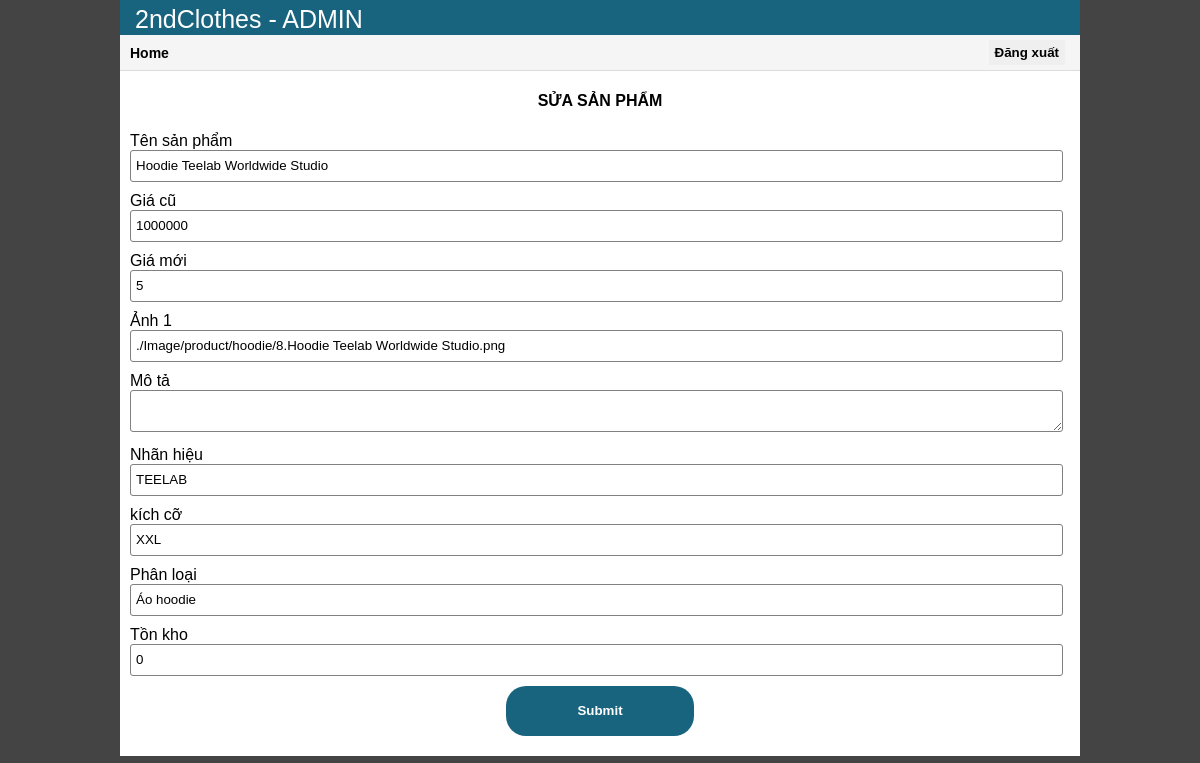
The page /admin/function/editProduct.php?productID=8 on the database its author committed.
### tables this page shows
CREATE TABLE `product` (
  `productID` int(11) NOT NULL,
  `productname` varchar(50) NOT NULL,
  `category` varchar(50) NOT NULL,
  `price` int(11) DEFAULT NULL,
  `discount` float DEFAULT NULL,
  `size` varchar(10) DEFAULT NULL,
  `instock` int(11) DEFAULT NULL,
  `description` mediumtext DEFAULT NULL,
  `image` varchar(200) DEFAULT NULL,
  `brand` varchar(50) NOT NULL
);

### admin/function/functions.php (called while the page is built, shortened)
<?php
    require_once '../connectdb.php';
?>
<?php
    function getDetailProduct($id){
        $sql = "SELECT * FROM product WHERE productID = $id";
        global $conn;
        $kq = $conn->query($sql);
        if ($kq==null) return false;
        else return $kq->fetch();
    }

### admin/function/editProduct.php (the view, shortened to what this page needs)
<?php
    require_once 'functions.php';
    $id = $_GET['productID'];
    settype($id, "int");
    $product = getDetailProduct($id);
?>
<!DOCTYPE html>
<html lang="en">
<head>
    <link rel="stylesheet" href="../css/style.css">
    <link href="../css/add_update.css" rel= "stylesheet" >
</head>
<body>
    <div class="container">
        <header>2ndClothes - ADMIN</header>
        <div class="menu">
            <a href="../index.php" class="home">Home</a>
            <form method="post" action="../login/logout.php">
                <input type="submit" name="logout" value="Đăng xuất">
            </form>
        </div>
        <div class="formContainer">
            <h4 class="formHeader">SỬA SẢN PHẨM</h4>
            <form action="" method="post">
                <div class="form-group">
                <label>Tên sản phẩm</label> <input name="productname" type="text" value="<?=$product['productname']?>" class="form-control"/>
                </div>
                <div class="form-group">
                <label>Giá cũ</label> <input name="price" type="number" value="<?=$product['price']?>" class="form-control"/>
                </div>
                <div class="form-group">
                <label>Giá mới</label> <input name="discount" type="number" value="<?=$product['discount']?>" class="form-control"/>
                </div>
                <div class="form-group">
                <label>Ảnh 1</label> <input name="img" type="text" value="<?=$product['image']?>" class="form-control"/>
                </div>
                <div class="form-group">
                <label>Mô tả</label> <textarea class="form-control" name="description" value="<?=$product['description']?>" ></textarea>
                </div>
                <div class="form-group">
                <label>Nhãn hiệu</label> <input name="brand" type="text" value="<?=$product['brand']?>" class="form-control"/>
                </div>
                <div class="form-group">
                <label>kích cỡ</label> <input name="size" type="text" value="<?=$product['size']?>" class="form-control"/>
                </div>
                <div class="form-group">
                <label>Phân loại</label> <input name="phanloai" type="text" value="<?=$product['category']?>" class="form-control"/>
                </div>
                <div class="form-group">
                <label>Tồn kho</label> <input name="stock" type="text" value="<?=$product['instock']?>" class="form-control"/>
                </div>
                <div class="form-group">
                <input name="btn" type="submit" value="Submit" class="submit-button"/>
                </div>
            </form>
        </div>
    </div>
    </body>
</html>

### admin/css/style.css (style rules this page uses)
body { background-color: #444; margin: 0; font-family: Arial, Helvetica, sans-serif; }
* { text-decoration: none; }
.container { background-color: white; width: 80%; margin-left: 10%; height: 100%; }
header { max-width: 100%; height: 25px; padding: 5px 5px; background-color: #18647f; color: white; font-size: 25px; text-indent: 10px; }
.menu { max-width: 100%; height: 25px; padding: 5px 5px; font-size: 14px; background-color: #f5f5f5; border-bottom: 1px solid #ddd; }
.home { margin-left: 0px; display: inline-block; padding: 5px; color: black; font-weight: bold; }
.menu form { float:right; display: inline; padding: 0px 10px 6px 10px; height: 100%; }
.menu form input { border: none; height: 100%; font-weight: bold; }

### admin/css/add_update.css (style rules this page uses)
.formContainer { margin-bottom: 50px; }
h4 { text-align: center; }
.form-group { margin: 10px 10px 0px; }
.form-control { width:98%; padding: 5px; outline: none; border: 1px solid gray; border-radius: 3px; }
.submit-button { padding: 8px 30px; outline: none; border: none; border-radius: 20px; font-weight: bold; background-color: #18647f; color: white; cursor: pointer; width: 20%; height: 50px; margin-left: 40%; margin-bottom: 20px; }
form input { height: 20px; }

### rows shown on the page
product: productname "Hoodie Teelab Worldwide Studio", price "1000000", discount "5", img "./Image/product/hoodie/8.Hoodie Teelab Worldwide Studio.png", brand "TEELAB", size "XXL", phanloai "Áo hoodie", stock "0"
